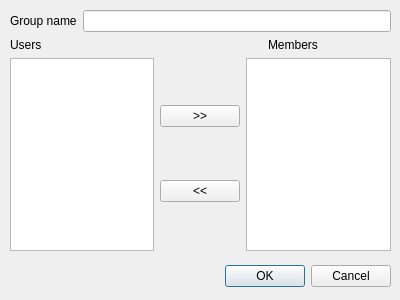
<?xml version="1.0" encoding="UTF-8"?>
<ui version="4.0">
 <class>GroupEdit</class>
 <widget class="QDialog" name="GroupEdit">
  <property name="geometry">
   <rect>
    <x>0</x>
    <y>0</y>
    <width>400</width>
    <height>300</height>
   </rect>
  </property>
  <property name="windowTitle">
   <string>Dialog</string>
  </property>
  <widget class="QDialogButtonBox" name="buttonBox">
   <property name="geometry">
    <rect>
     <x>50</x>
     <y>260</y>
     <width>341</width>
     <height>32</height>
    </rect>
   </property>
   <property name="orientation">
    <enum>Qt::Horizontal</enum>
   </property>
   <property name="standardButtons">
    <set>QDialogButtonBox::Cancel|QDialogButtonBox::Ok</set>
   </property>
  </widget>
  <widget class="QWidget" name="verticalLayoutWidget">
   <property name="geometry">
    <rect>
     <x>10</x>
     <y>10</y>
     <width>381</width>
     <height>241</height>
    </rect>
   </property>
   <layout class="QVBoxLayout" name="verticalLayout">
    <item>
     <layout class="QHBoxLayout" name="horizontalLayout_2">
      <item>
       <widget class="QLabel" name="lblGroupName">
        <property name="text">
         <string>Group name</string>
        </property>
       </widget>
      </item>
      <item>
       <widget class="QLineEdit" name="txtGroupName"/>
      </item>
     </layout>
    </item>
    <item>
     <layout class="QHBoxLayout" name="horizontalLayout_3">
      <property name="sizeConstraint">
       <enum>QLayout::SetNoConstraint</enum>
      </property>
      <item>
       <widget class="QLabel" name="label">
        <property name="text">
         <string>Users</string>
        </property>
       </widget>
      </item>
      <item>
       <widget class="QLabel" name="label_3">
        <property name="text">
         <string/>
        </property>
       </widget>
      </item>
      <item>
       <widget class="QLabel" name="label_2">
        <property name="text">
         <string>Members</string>
        </property>
       </widget>
      </item>
     </layout>
    </item>
    <item>
     <layout class="QHBoxLayout" name="horizontalLayout">
      <item>
       <widget class="QListWidget" name="listWidget"/>
      </item>
      <item>
       <layout class="QVBoxLayout" name="verticalLayout_3">
        <item>
         <widget class="QPushButton" name="btnAddToGroup">
          <property name="text">
           <string>&gt;&gt;</string>
          </property>
         </widget>
        </item>
        <item>
         <widget class="QPushButton" name="btnRemoveFromGroup">
          <property name="text">
           <string>&lt;&lt;</string>
          </property>
         </widget>
        </item>
       </layout>
      </item>
      <item>
       <widget class="QListWidget" name="listWidget_2"/>
      </item>
     </layout>
    </item>
   </layout>
  </widget>
 </widget>
 <resources/>
 <connections>
  <connection>
   <sender>buttonBox</sender>
   <signal>accepted()</signal>
   <receiver>GroupEdit</receiver>
   <slot>accept()</slot>
   <hints>
    <hint type="sourcelabel">
     <x>268</x>
     <y>274</y>
    </hint>
    <hint type="destinationlabel">
     <x>157</x>
     <y>274</y>
    </hint>
   </hints>
  </connection>
  <connection>
   <sender>buttonBox</sender>
   <signal>rejected()</signal>
   <receiver>GroupEdit</receiver>
   <slot>reject()</slot>
   <hints>
    <hint type="sourcelabel">
     <x>316</x>
     <y>260</y>
    </hint>
    <hint type="destinationlabel">
     <x>286</x>
     <y>274</y>
    </hint>
   </hints>
  </connection>
  <connection>
   <sender>btnAddToGroup</sender>
   <signal>clicked()</signal>
   <receiver>GroupEdit</receiver>
   <slot>add_to_group()</slot>
   <hints>
    <hint type="sourcelabel">
     <x>201</x>
     <y>124</y>
    </hint>
    <hint type="destinationlabel">
     <x>31</x>
     <y>272</y>
    </hint>
   </hints>
  </connection>
  <connection>
   <sender>btnRemoveFromGroup</sender>
   <signal>clicked()</signal>
   <receiver>GroupEdit</receiver>
   <slot>remove_from_group()</slot>
   <hints>
    <hint type="sourcelabel">
     <x>223</x>
     <y>197</y>
    </hint>
    <hint type="destinationlabel">
     <x>43</x>
     <y>278</y>
    </hint>
   </hints>
  </connection>
 </connections>
 <slots>
  <slot>add_to_group()</slot>
  <slot>remove_from_group()</slot>
 </slots>
</ui>
